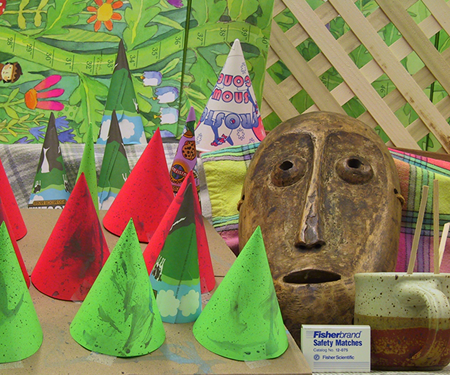
#> input picture lab05/data/left.png, 450 x 375 px, found by its file name
$ python part_c.py
#> lines starting #> are read from the running program, lines starting #| are printed output that depends on the picture
import cv2
import numpy as np
import matplotlib.pyplot as plt
import time
import urllib.request
import os
import ssl

# --- Обхід проблеми із сертифікатами на macOS ---
ssl._create_default_https_context = ssl._create_unverified_context

# --- Додаємо User-Agent браузера, щоб обійти захист від ботів (Error 403) ---
opener = urllib.request.build_opener()
opener.addheaders = [('User-agent', 'Mozilla/5.0 (Macintosh; Intel Mac OS X 10_15_7) AppleWebKit/537.36')]
urllib.request.install_opener(opener)

# --- Автоматичне завантаження еталонної стереопари Middlebury (Cones) ---
os.makedirs('lab05/data', exist_ok=True)
urls = {
    'left.png': 'https://vision.middlebury.edu/stereo/data/scenes2003/newdata/cones/im2.png',
    'right.png': 'https://vision.middlebury.edu/stereo/data/scenes2003/newdata/cones/im6.png',
    'disp_gt.png': 'https://vision.middlebury.edu/stereo/data/scenes2003/newdata/cones/disp2.png'
}

for filename, url in urls.items():
    filepath = f'lab05/data/{filename}'
    if not os.path.exists(filepath):
        print(f"Завантаження {filename}...")
        urllib.request.urlretrieve(url, filepath)

# Крок 7. Створення об'єктів для обчислення карти диспаратності
imgL = cv2.imread('lab05/data/left.png', cv2.IMREAD_GRAYSCALE)
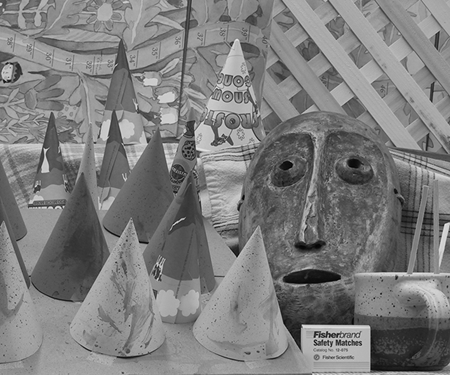
#> imgL: shape (375, 450); min 0, max 235, mean 125
imgR = cv2.imread('lab05/data/right.png', cv2.IMREAD_GRAYSCALE)
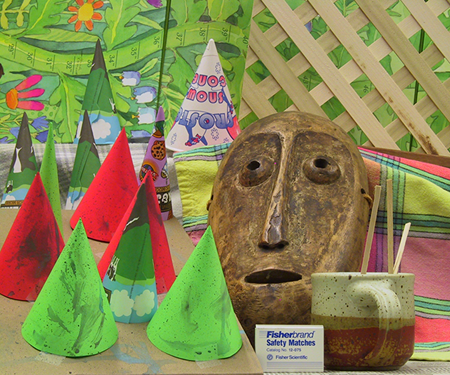
#> input picture lab05/data/right.png, 450 x 375 px, found by its file name
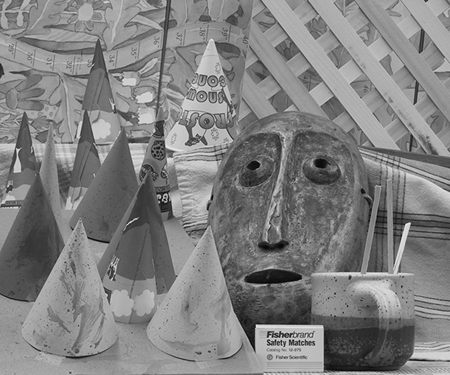
#> imgR: shape (375, 450); min 0, max 243, mean 128.4

# Крок 8. Сітка експериментів
numDisparities_list = [64, 128, 192]
blockSize_list = [5, 9, 15, 21]
uniquenessRatio_list = [5, 10, 15]

results = []
best_coverage = 0
best_disp_map = None
best_params = None

print(f"{'numDisp':<10} | {'block':<7} | {'unique':<7} | {'Час (с)':<8} | {'Покриття (%)':<12}")
print("-" * 55)

for nd in numDisparities_list:
    for bs in blockSize_list:
        for ur in uniquenessRatio_list:

            # Налаштування StereoSGBM
            stereo = cv2.StereoSGBM_create(
                minDisparity=0,
                numDisparities=nd,
                blockSize=bs,
                uniquenessRatio=ur,
                P1=8 * 1 * bs**2,
                P2=32 * 1 * bs**2,
                disp12MaxDiff=1
            )

            start_time = time.time()
            disp_raw = stereo.compute(imgL, imgR).astype(np.float32)
            calc_time = time.time() - start_time

            # Крок 7 (Увага): Ділимо на 16.0 для отримання диспаратності в пікселях
            disp = disp_raw / 16.0

            # Рахуємо покриття (частка пікселів, для яких алгоритм знайшов відповідник)
            valid_pixels = disp >= 0
            coverage = np.sum(valid_pixels) / disp.size * 100

            print(f"{nd:<10} | {bs:<7} | {ur:<7} | {calc_time:<8.3f} | {coverage:<12.1f}")

            results.append({
                'numDisp': nd, 'block': bs, 'unique': ur,
                'time': calc_time, 'coverage': coverage
            })

            if coverage > best_coverage:
                best_coverage = coverage
                best_disp_map = disp.copy()
                best_params = (nd, bs, ur)
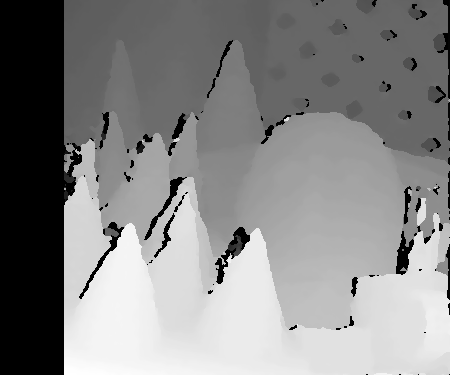
#> best_disp_map: shape (375, 450) float32; min -1, max 53.19, mean 27.6; drawn with min black and max white
#> after the loop, best_coverage = 83.39; best_params = (64, 5, 5); results = 36 items

print("\n--- Найкращі параметри за покриттям ---")
print(f"numDisparities={best_params[0]}, blockSize={best_params[1]}, uniquenessRatio={best_params[2]}")
#| numDisparities=64, blockSize=5, uniquenessRatio=5

# Крок 9. Візуалізація найкращої карти з кольоровою шкалою
disp_vis = np.where(best_disp_map < 0, 0, best_disp_map)

plt.figure(figsize=(10, 6))
img = plt.imshow(disp_vis, cmap='plasma')
cbar = plt.colorbar(img)
cbar.set_label('Пікселі диспаратності')
plt.title(f"Крок 9. Карта диспаратності\n(numDisp={best_params[0]}, block={best_params[1]}, unique={best_params[2]})")
plt.axis('off')
plt.tight_layout()
plt.show()
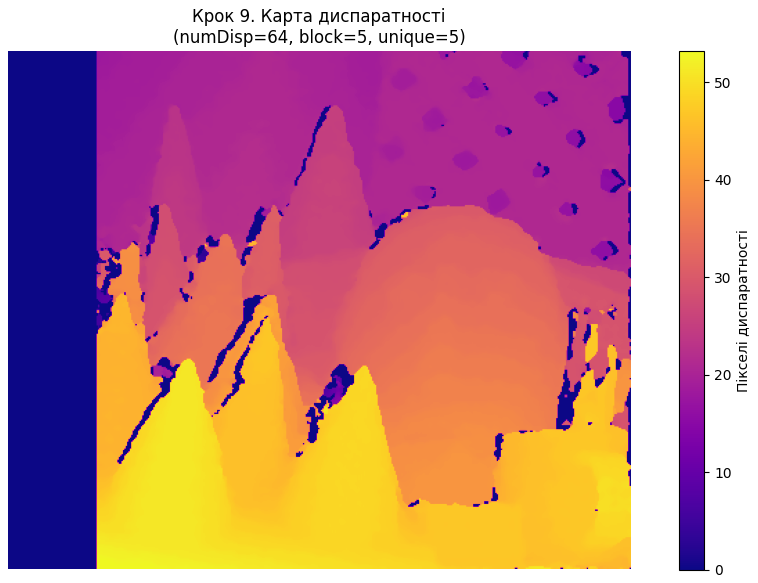
#> figure drawn by matplotlib, 2 panels
